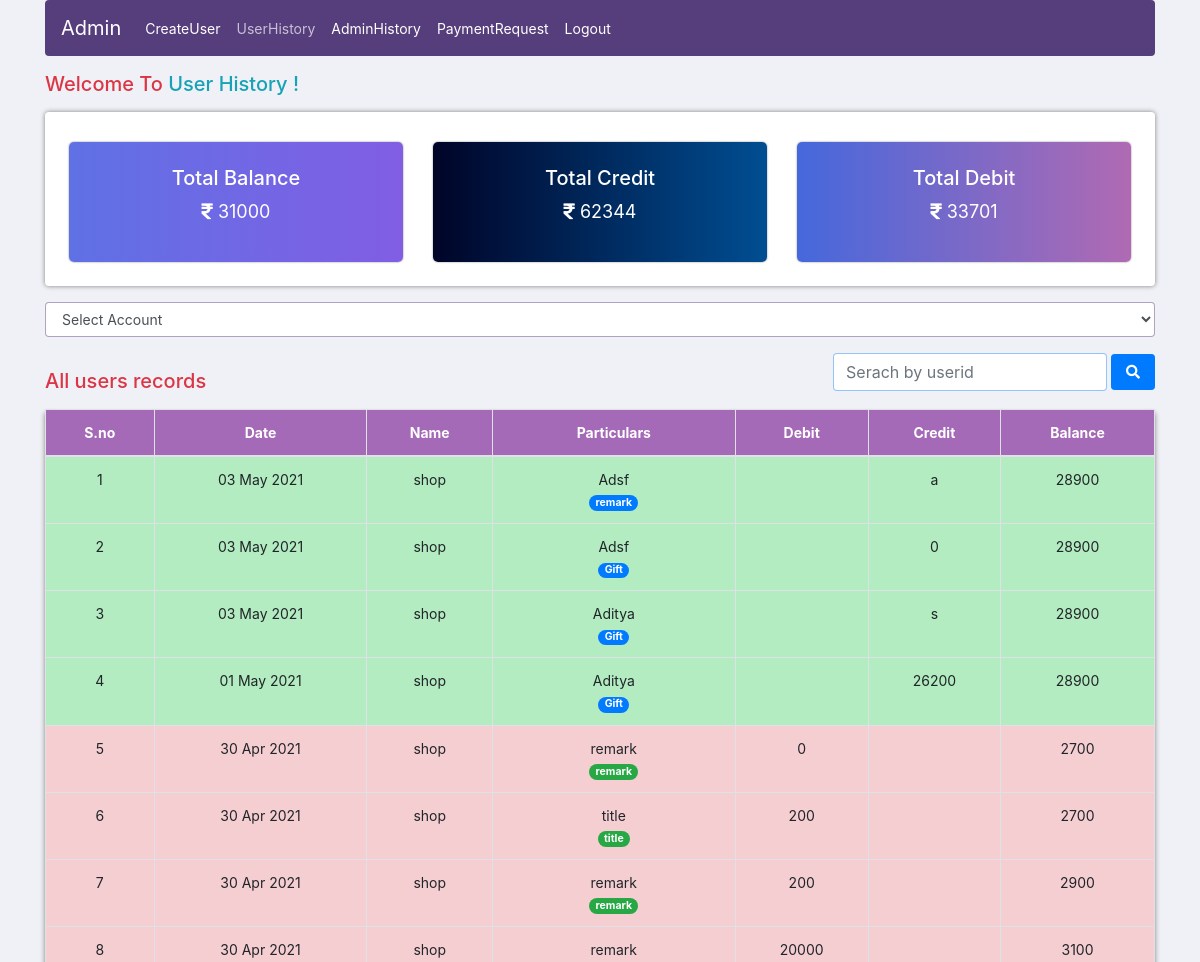
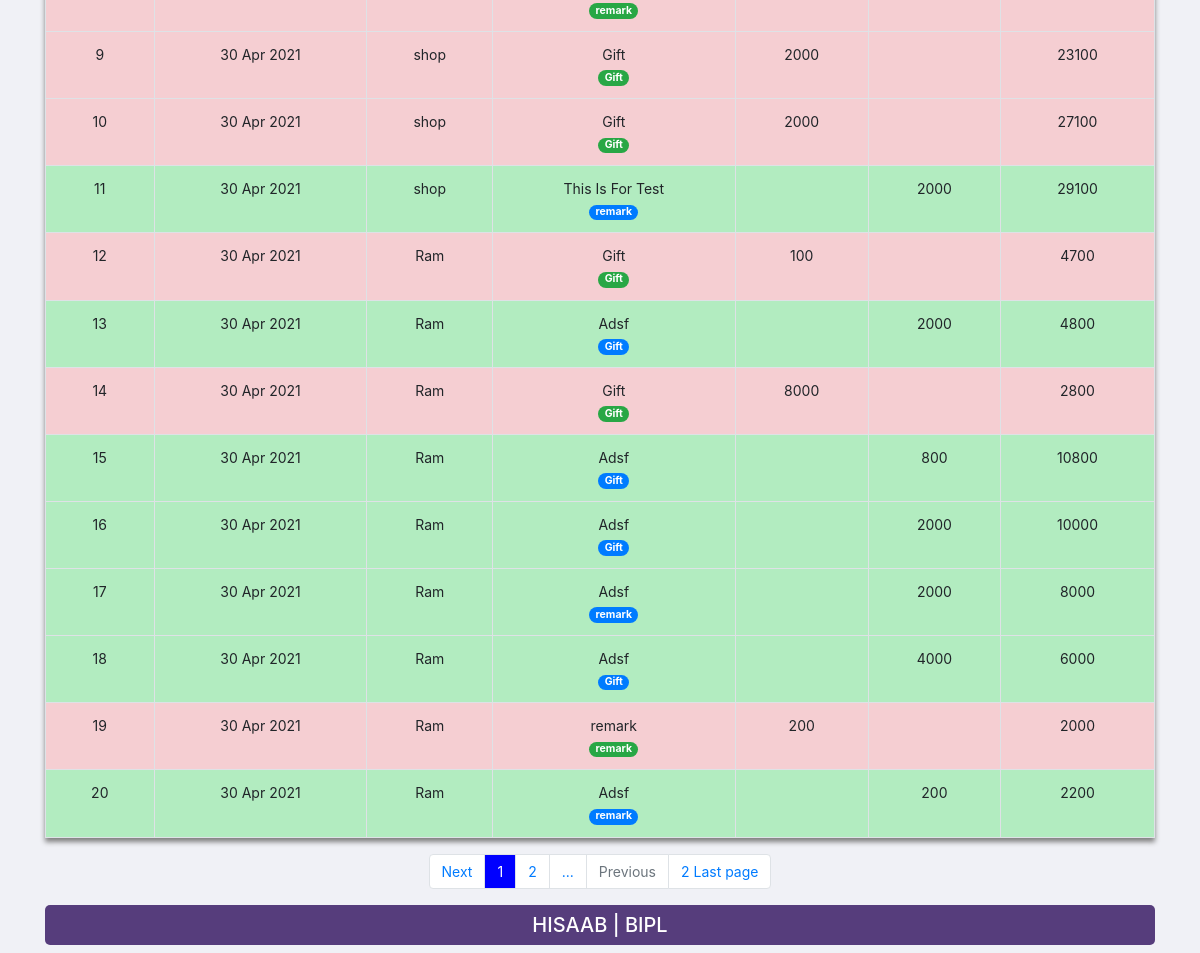
/userhistory.php (signed in), run on the app's committed database (2 pictures, top to bottom).
### tables this page shows
CREATE TABLE `data` (
  `id` int(11) NOT NULL,
  `user_id` varchar(20) NOT NULL,
  `title` varchar(255) NOT NULL,
  `credit` varchar(255) NOT NULL,
  `debit` varchar(255) NOT NULL,
  `date` varchar(50) NOT NULL,
  `file` varchar(255) NOT NULL,
  `payment_mode` varchar(50) NOT NULL,
  `remark` varchar(255) NOT NULL,
  `name` varchar(50) NOT NULL,
  `balance` varchar(50) NOT NULL
);

### userhistory.php (the view, shortened to what this page needs)
<?php
         $account="";
         if($_SESSION['opt']!=''){
         }else{
            echo $account=$_SESSION['opt'];
         }
        if($_SESSION['accounts']=="all"){
           }else{
             $account=$_SESSION['accounts'];
           }
       if($account==""){
        $con=mysqli_connect('localhost','root','','accounting');
        $datas=mysqli_query($con,"SELECT SUM(debit),SUM(credit),balance FROM `data` ");
        while($r=mysqli_fetch_array($datas)){
          $debit=$r['SUM(debit)'];
           $credit=$r['SUM(credit)'];
        }
        $q=mysqli_query($con,"SELECT SUM(balance) FROM `user`");
        while($r=mysqli_fetch_array($q)){
           $total=$r['SUM(balance)'];
        }
       }
        ?>
<!DOCTYPE html>
<html lang="en">
<head>
    <link rel="stylesheet" href="https://maxcdn.bootstrapcdn.com/bootstrap/4.5.2/css/bootstrap.min.css">
    <link rel="stylesheet" href="https://cdnjs.cloudflare.com/ajax/libs/font-awesome/5.15.3/css/all.min.css">
</head>
<body>
    <div class="container">
         <nav class="navbar navbar-expand-lg navbar-dark " style="background:#563d7c;border-radius:4px;">
            <a class="navbar-brand" href="adminhistory.php">Admin</a>
            <div class="collapse navbar-collapse" id="navbarSupportedContent">
                <ul class="navbar-nav mr-auto">
                <li class="nav-item">
                    <a class="nav-link text-white" href="users.php">CreateUser</a>
                </li>
                <li class="nav-item">
                    <a class="nav-link disabled" style="color:rgba(255, 255, 255, 0.678); href="userhistory.php">UserHistory</a>
                </li>
                <li class="nav-item">
                    <a class="nav-link text-white" href="adminhistory.php">AdminHistory</a>
                </li>
                <li class="nav-item">
                    <a class="nav-link text-white" href="acceptpayrequest.php">PaymentRequest</a>
                </li>
                <li class="nav-item">
                    <a class="nav-link text-white" href="adminlogout.php">Logout</a>
                </li>
                </ul>
            </div>
        </nav>
    <h5 class="mt-3 text-info"> <span class="text-danger">Welcome To</span>  User History !</h5>
            <div class="card my-3" style="border:none;box-shadow:0 0 5px 0 grey;">
            <div class="row text-center p-4" style="margin-top:-10px;">
                                        <div class="col-md-4 col-sm-6 ">
                                            <div class="box1">
                                                <h5 class="mt-3 pt-4">Total Balance</h5>
                                               <span style="font-size:18px;"><i class="fas fa-rupee-sign"></i>&nbsp;<?php echo $total;?></span>
                                            </div>
                                        </div>
                                        <div class="col-md-4 col-sm-6">
                                            <div class="box2" >
                                                <h5 class="mt-3 pt-4">Total Credit</h5>
                                                <span style="font-size:18px;"><i class="fas fa-rupee-sign"></i>&nbsp;<?php echo $credit;?></span>
                                            </div>
                                        </div>
                                        <div class="col-md-4 col-sm-6 ">
                                            <div class="box3">
                                                <h5 class="mt-3 pt-4">Total Debit</h5>
                                                <span style="font-size:18px;"><i class="fas fa-rupee-sign"></i>&nbsp;<?php echo $debit;?></span>
                                            </div>
                                        </div>
                        </div>
            </div>
            <div class="form-group">
            <form action="" method="POST" id="myForm">
                <select name="opt" onchange="formSubmit()" id="opt"  class="form-control">
                    <option value="" hidden="true" selected>Select Account</option>
                </select>
            </form>
            </div>
            <div>
             <?php
               if($account==""){
                ?>
                    <div class="row">
                        <div class="col-md-6 col-12">
                            <h5 class="text-danger my-3" style="margin-top:-7px;">All users records</h5>
                        </div>
                        <div class="col-md-6 col-12 ">
                            <div class="form-inline float-right">
                                <form action="" method="POST">
                                <input type="text" class="form-control" name="searchInput" id="searchInput" placeholder="Serach by userid">
                                <button type="button" onclick="searchFun()" class="btn btn-sm btn-primary"><i style="padding:6px;" class=" fa fa-search"></i></button>
                                </form>
                            </div>
                        </div>
                    </div>
                <?php
               }
             ?>
            </div>
               <div id="fetch_data">
        <div class="table-responsiv-md">
            <table class="table table-bordered text-center" style="box-shadow:0 4px 5px 0 grey">
                <?php
                    $con=mysqli_connect('localhost','root','','accounting');
                        if($account==""){
                        $query=mysqli_query($con,"SELECT * FROM `data`");
                        }else{
                            $query=mysqli_query($con,"SELECT * FROM `data` where user_id='$account'");
                        }
                    $limit=20;
                   $total_row=mysqli_num_rows($query);
                    $total_page=ceil($total_row/$limit);
                    if(!isset($_GET['page'])){
                        $page=1;
                    }else{
                         $page=$_GET['page'];
                    }
                    $row_last=($page-1)*$limit;
                        if($account!=""){
                            $data=mysqli_query($con,"SELECT * FROM `data` where user_id='$account' ORDER BY id DESC LIMIT $row_last,$limit");
                            $row=mysqli_num_rows($data);
                        }else{
                            $data=mysqli_query($con,"SELECT * FROM `data`  ORDER BY id DESC LIMIT $row_last,$limit");
                            $row=mysqli_num_rows($data);
                        }
                    if($row){
                        ?>
                        <thead class="text-white" style="background:#a56ab7;">
                            <th>S.no</th>
                            <th>Date</th>
                            <th>Name</th>
                            <th>Particulars</th>
                            <th>Debit</th>
                            <th>Credit</th>
                            <th>Balance</th>
                        </thead>
                    <?php
                    }else{
                        ?>
                        <div class="alert alert-danger text-center">
                            <span>No record found</span>
                        </div>
                        <?php
                    }
                    $sno=0;
                    while($row=mysqli_fetch_array($data)){
                        $sno++;
                       if($row['credit']!=""){
                        ?>
                        <tr style=background:#b2ecc0;>
                            <td><?php echo $sno; ?></td>
                            <td><?php echo $row['date'];?></td>
                            <td><?php echo $row['name'];?></td>
                            <td>
                                <span style="text-transform:capitalize;"><?php echo $row['title'];?></span><br>
                                <span class="badge badge-pill badge-primary"><?php echo $row['remark'];?></span>
                            </td>
                            <td ><?php echo $row['debit'];?></td>
                            <td><?php echo $row['credit'];?></td>
                            <td><?php echo $row['balance'];?></td>
                        </tr>
                    <?php
                       }
                       if($row['debit']!=""){
                        ?>
                        </div>
                        <tr style="background:#f6cacee1;">
                            <td><?php echo $sno; ?></td>
                            <td><?php echo $row['date'];?></td>
                            <td><?php echo $row['name'];?></td>
                            <td>
                                <span><?php echo $row['remark'];?></span><br>
                                <span class="badge badge-pill badge-success"><?php echo $row['remark'];?></span>
                            </td>
                            <td ><?php echo $row['debit'];?></td>
                            <td ><?php echo $row['credit'];?></td>
                            <td><?php echo $row['balance'];?></td>
                        </tr>
                    <?php
                       }
                    }
                ?>
        <ul class="pagination  d-flex justify-content-center">
                 <?php
                            if($page<=$total_page){
                                if($page==$total_page){ $one=0;}else{$one=1;}
                                ?>
                                <li class="page-item <?php if($one==0){echo "disabled";}?> ">
                                    <a class="page-link " href="userhistory.php?page=<?php echo $page+$one;?>"><?php echo "Next";?></a>
                                </li>
                            <?php
                            }
                                $i=0;
                                for($pages=$page;$pages<=$total_page; $pages++){
                                    if($i!=4){
                                        ?>
                                    <li class="page-item <?php if($page==$pages){ echo "disabled"; } ?>" >
                                        <a class="page-link " style="<?php if($page==$pages){ echo "background:blue;color:white;"; } ?>" href="userhistory.php?page=<?php echo $pages;?>"><?php echo $pages;?></a>
                                    </li>
                                    <?php
                                    $i++;
                                    }
                                }
                                if($total_page){
                                    ?>
                                    <li class="page-item">
                                        <span class="page-link">...</span>
                                    </li>
                                    <?php
                                     if($page>0){
                                        if($page==1){ $one=0;}else{$one=1;}
                                        ?>
                                        <li class="page-item <?php if($page==1){echo "disabled";}?> ">
                                            <a class="page-link " href="userhistory.php?page=<?php echo $page-$one;?>"><?php echo "Previous";?></a>
                                        </li>
                                    <?php
                                    }
                                    ?>
                                <?php
                                    if($total_page==$page){
                                        ?>
                                        <li class="page-item ">
                                            <a class="page-link" href="userhistory.php?page=<?php echo 1;?>"><?php echo ' First page';?></a>
                                        </li>
                                        <?php
                                    }else{
                                        ?>
                                        <li class="page-item ">
                                            <a class="page-link" href="userhistory.php?page=<?php echo $total_page;?>"><?php echo $total_page.' Last page';?></a>
                                        </li>
                                        <?php
                                    }
                                ?>
                                <?php
                                }
                 ?>
            </ul>
                    <div class="text-center text-white" >
                        <h5 class="text-white p-2" style="background:#563d7c;border-radius:5px;"><span>HISAAB | BIPL</span></h5>
                    </div>
</body>
</html>

### userhistory.php (style rules this page uses)
body { background:#f0f1f6; font-size:14px; }
.box1 { height:120px; width:100%; background:linear-gradient(to right,#5F71E4,#815EE4); box-shadow:0 0 2px 0 grey; border-radius:5px; color:#fff; margin:auto; }
.box2 { height:120px; width:100%; background:linear-gradient(to right,#000428,#004e92); box-shadow:0 0 2px 0 grey; border-radius:5px; color:#fff; margin:auto; }
.box3 { height:120px; width:100%; background:linear-gradient(to right,#4568dc,#b06ab3); box-shadow:0 0 2px 0 grey; border-radius:5px; color:#fff; margin:auto; }
#opt { box-shadow:none; font-size:14px; text-transform:capitalize; border:1px solid #563d7c6c; }
#searchInput { border:1px solid #007bff62; }

### data on the page
data: date "03 May 2021", name "shop", title "Adsf", remark "remark", credit "a", balance "28900"
data: date "03 May 2021", name "shop", title "Adsf", remark "Gift", credit "0", balance "28900"
data: date "03 May 2021", name "shop", title "Aditya", remark "Gift", credit "s", balance "28900"
data: date "01 May 2021", name "shop", title "Aditya", remark "Gift", credit "26200", balance "28900"
data: date "30 Apr 2021", name "shop", remark "remark", debit "0", balance "2700"
data: date "30 Apr 2021", name "shop", remark "title", debit "200", balance "2700"
data: date "30 Apr 2021", name "shop", remark "remark", debit "200", balance "2900"
data: date "30 Apr 2021", name "shop", remark "remark", debit "20000", balance "3100"
data: date "30 Apr 2021", name "shop", remark "Gift", debit "2000", balance "23100"
data: date "30 Apr 2021", name "shop", remark "Gift", debit "2000", balance "27100"
data: date "30 Apr 2021", name "shop", title "This Is For Test", remark "remark", credit "2000", balance "29100"
data: date "30 Apr 2021", name "Ram", remark "Gift", debit "100", balance "4700"
data: date "30 Apr 2021", name "Ram", title "Adsf", remark "Gift", credit "2000", balance "4800"
data: date "30 Apr 2021", name "Ram", remark "Gift", debit "8000", balance "2800"
data: date "30 Apr 2021", name "Ram", title "Adsf", remark "Gift", credit "800", balance "10800"
data: date "30 Apr 2021", name "Ram", title "Adsf", remark "Gift", credit "2000", balance "10000"
data: date "30 Apr 2021", name "Ram", title "Adsf", remark "remark", credit "2000", balance "8000"
data: date "30 Apr 2021", name "Ram", title "Adsf", remark "Gift", credit "4000", balance "6000"
data: date "30 Apr 2021", name "Ram", remark "remark", debit "200", balance "2000"
data: date "30 Apr 2021", name "Ram", title "Adsf", remark "remark", credit "200", balance "2200"

### other printed values
$total "31000"
$credit "62344"
$debit "33701"
$total_page "2"
